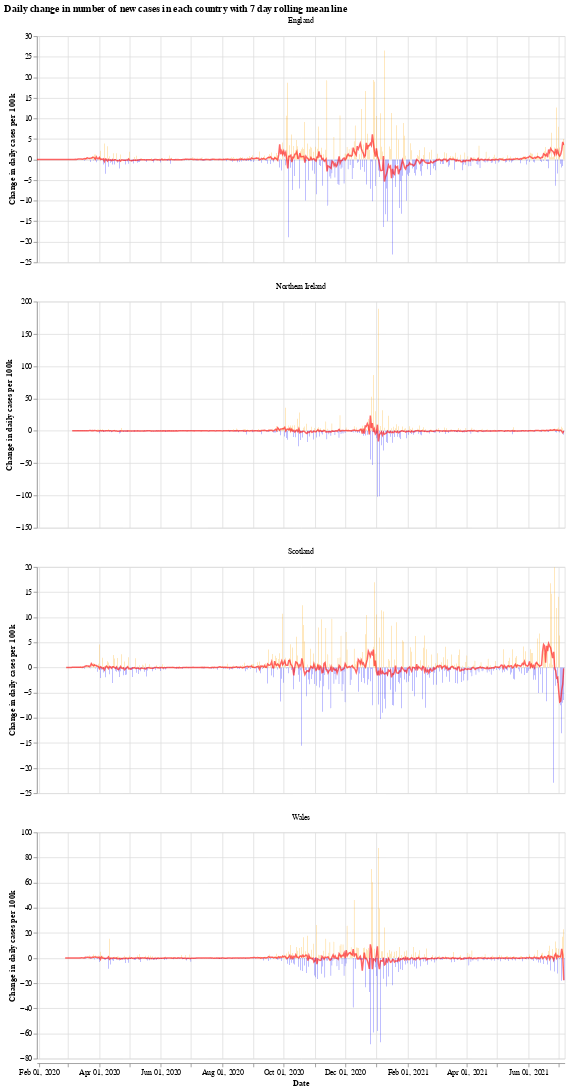

Notebook cell for this chart:
### Markdown cell above
We will use the Python library `Altair` for visualising the data, see the [altair docs](https://altair-viz.github.io/) for more information.

First we have a graph which shows the daily change in the number of new cases for each country. This number jumps up and down all over the place, which is likely due to delay in reporting of new cases over the weekend. Another interesting thing is that it looks like the daily cases in Wales experienced a much shorter period of calm over the summer (calm in the sense of daily cases not jumping up and down).

The orange bars are days when the number of new cases (per 100k population) was more than the previous day, while the blue are days when the number of new cases dropped. The red line is the 7 day moving average. 

When the moving average line is below 0, it means that there is a consistent drop in new cases. We can see this clearly happening around the times that lockdowns were introduced (though, to varying degrees). I will update the graphs soon with a marker of when each lockdown started.

### Code cell
# collapse
import altair as alt

bars = alt.Chart(uk_cases).mark_bar().encode(
    x=alt.X("yearmonthdate(date):T", axis=alt.Axis(title='Date')),
    y=alt.Y("casesChangeRate:Q", axis=alt.Axis(title='Change in daily cases per 100k')),
    tooltip='casesChange',
    color=alt.condition(
        alt.datum.casesChangeRate > 0,
        alt.value("orange"),  # The positive color
        alt.value("blue")  # The negative color
    )
).properties(title='Daily change in number of new cases with 7 day rolling mean',width=700).interactive()

line = alt.Chart(uk_cases).mark_line(
    color='red',
    size=2,
    opacity=0.6
).transform_window(
    rolling_mean='mean(casesChangeRate)',
    frame=[0, 7],
    groupby=['areaName']
).encode(
    x='yearmonthdate(date):T',
    y='rolling_mean:Q'
)

alt.layer(bars, line, data=uk_cases).facet(alt.Column(
    'areaName', title=''), columns=1).resolve_scale(y='independent').properties(title='Daily change in number of new cases in each country with 7 day rolling mean line')

### Figure 1 — Vega-Lite specification as saved in the notebook (floating-point values rounded to 4 significant figures; data arrays with more than 128 entries replaced by an {"elided": "..."} marker saying what was removed)
{"config": {"view": {"continuousWidth": 400, "continuousHeight": 300}}, "data": {"name": "data-f127df9ec96f322840343bd87025a00a"}, "facet": {"type": "nominal", "field": "areaName", "title": ""}, "spec": {"layer": [{"mark": "bar", "encoding": {"color": {"condition": {"value": "orange", "test": "(datum.casesChangeRate > 0)"}, "value": "blue"}, "tooltip": {"type": "quantitative", "field": "casesChange"}, "x": {"type": "temporal", "axis": {"title": "Date"}, "field": "date", "timeUnit": "yearmonthdate"}, "y": {"type": "quantitative", "axis": {"title": "Change in daily cases per 100k"}, "field": "casesChangeRate"}}, "selection": {"selector001": {"type": "interval", "bind": "scales", "encodings": ["x", "y"]}}, "title": "Daily change in number of new cases with 7 day rolling mean", "width": 700}, {"mark": {"type": "line", "color": "red", "opacity": 0.6, "size": 2}, "encoding": {"x": {"type": "temporal", "field": "date", "timeUnit": "yearmonthdate"}, "y": {"type": "quantitative", "field": "rolling_mean"}}, "transform": [{"window": [{"op": "mean", "field": "casesChangeRate", "as": "rolling_mean"}], "frame": [0, 7], "groupby": ["areaName"]}]}]}, "columns": 1, "resolve": {"scale": {"y": "independent"}}, "title": "Daily change in number of new cases in each country with 7 day rolling mean line", "$schema": "https://vega.github.io/schema/vega-lite/v4.8.1.json", "datasets": {"data-f127df9ec96f322840343bd87025a00a": {"elided": "2004 records"}}}
